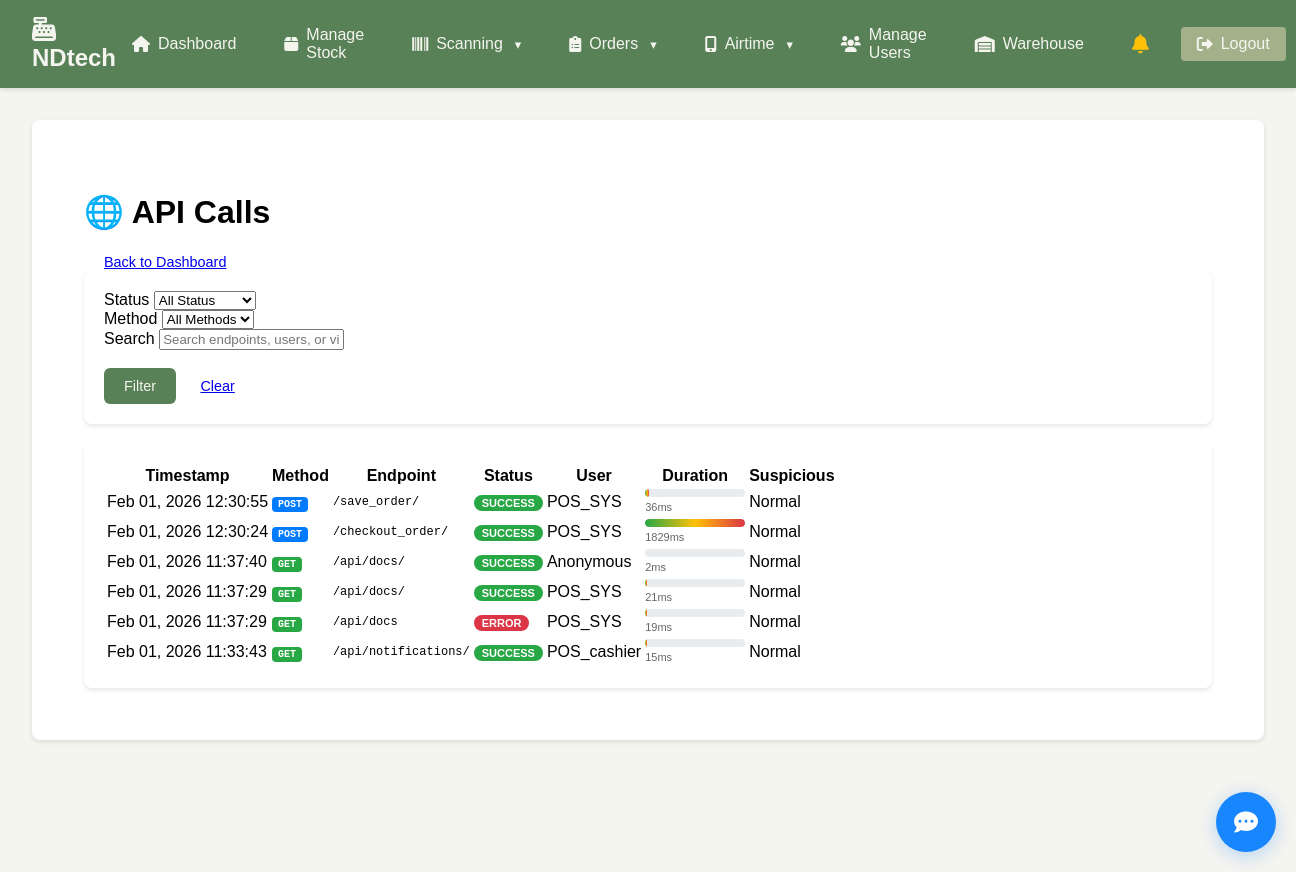
The app's page /audit/api-calls/ (signed in) with its own data.
### nano/models.py (models this page shows, shortened)
class APICallLog(models.Model):
    ENDPOINT_TYPES = [
        ('rest', 'REST API'),
        ('graphql', 'GraphQL'),
        ('internal', 'Internal API'),
        ('third_party', 'Third Party API'),
    ]
    STATUS_CHOICES = [
        ('success', 'Success'),
        ('error', 'Error'),
        ('timeout', 'Timeout'),
        ('rate_limited', 'Rate Limited'),
        ('unauthorized', 'Unauthorized'),
        ('forbidden', 'Forbidden'),
    ]
    user = models.ForeignKey(User, on_delete=models.SET_NULL, null=True, blank=True, related_name='api_logs')
    endpoint_type = models.CharField(max_length=15, choices=ENDPOINT_TYPES)
    method = models.CharField(max_length=10)  # GET, POST, PUT, DELETE, etc.
    endpoint = models.URLField()
    view_name = models.CharField(max_length=100, blank=True)
    request_headers = models.JSONField(default=dict)
    request_body = models.TextField(blank=True)
    query_params = models.JSONField(default=dict)
    status_code = models.PositiveIntegerField()
    status = models.CharField(max_length=15, choices=STATUS_CHOICES)
    response_headers = models.JSONField(default=dict)
    response_body = models.TextField(blank=True)
    duration_ms = models.PositiveIntegerField(null=True, blank=True)
    db_query_count = models.PositiveIntegerField(default=0)
    memory_usage_mb = models.DecimalField(max_digits=8, decimal_places=2, null=True, blank=True)
    ip_address = models.GenericIPAddressField(null=True, blank=True)
    user_agent = models.TextField(blank=True)
    api_key_used = models.CharField(max_length=100, blank=True)
    authentication_method = models.CharField(max_length=50, blank=True)
    is_suspicious = models.BooleanField(default=False)
    security_flags = models.JSONField(default=list, help_text="List of security concerns detected")
    created_at = models.DateTimeField(auto_now_add=True)
    class Meta:
        ordering = ['-created_at']
        indexes = [
            models.Index(fields=['endpoint', 'method', 'created_at']),
            models.Index(fields=['user', 'created_at']),
            models.Index(fields=['status_code', 'created_at']),
            models.Index(fields=['is_suspicious', 'created_at']),
            models.Index(fields=['duration_ms', 'created_at']),
        ]

### nano/views_audit_dashboard.py (the view)
# urls.py: path('audit/api-calls/', views_audit_dashboard.api_calls_view, name='api_calls'),
@login_required
@user_passes_test(is_admin_or_manager)
def api_calls_view(request):
    page = request.GET.get('page', 1)
    status = request.GET.get('status', '')
    method = request.GET.get('method', '')
    search = request.GET.get('search', '')
    calls = APICallLog.objects.select_related('user').order_by('-created_at')
    if status:
        calls = calls.filter(status=status)
    if method:
        calls = calls.filter(method=method)
    if search:
        calls = calls.filter(
            Q(endpoint__icontains=search) |
            Q(user__username__icontains=search) |
            Q(view_name__icontains=search)
        )
    paginator = Paginator(calls, 50)
    calls_page = paginator.get_page(page)
    context = {
        'calls': calls_page,
        'status_choices': APICallLog.STATUS_CHOICES,
        'methods': ['GET', 'POST', 'PUT', 'DELETE', 'PATCH'],
        'current_filters': {
            'status': status,
            'method': method,
            'search': search,
        },
        'page_title': 'API Calls',
    }
    return render(request, 'nano/api_calls.html', context)

### nano/authentication.py (called while the page is built)
    def get_user(self, user_id):
        try:
            user = User.objects.get(pk=user_id)
            if not user.is_active:
                return None
            try:
                user_profile = UserProfile.objects.get(user=user)
                if not user_profile.is_active:
                    return None
            except UserProfile.DoesNotExist:
                pass
            return user
        except User.DoesNotExist:
            return None

### nano/views_audit_dashboard.py (called while the page is built)
def is_admin_or_manager(user):
    if not user.is_authenticated:
        return False
    try:
        profile = user.userprofile
        return profile.role in ['admin', 'manager', 'superuser']
    except UserProfile.DoesNotExist:
        return user.is_staff or user.is_superuser

### nano/templates/nano/api_calls.html (shortened to what this page needs)
{% extends "nano/base.html" %}
{% load static %}
{% block content %}
<div class="api-calls">
    <div class="d-flex justify-content-between align-items-center mb-4">
        <h1>🌐 API Calls</h1>
        <a href="{% url 'nano:audit_dashboard' %}" class="btn btn-outline-primary">Back to Dashboard</a>
    </div>
    <div class="filters-section">
        <form method="get" class="row g-3">
            <div class="col-md-2">
                <label for="status" class="form-label">Status</label>
                <select name="status" id="status" class="form-select">
                    <option value="">All Status</option>
                </select>
            </div>
            <div class="col-md-2">
                <label for="method" class="form-label">Method</label>
                <select name="method" id="method" class="form-select">
                    <option value="">All Methods</option>
                </select>
            </div>
            <div class="col-md-5">
                <label for="search" class="form-label">Search</label>
                <input type="text" name="search" id="search" class="form-control"
                       value="{{ current_filters.search }}" placeholder="Search endpoints, users, or views...">
            </div>
            <div class="col-md-3">
                <label class="form-label">&nbsp;</label>
                <div>
                    <button type="submit" class="btn btn-primary me-2">Filter</button>
                    <a href="{% url 'nano:api_calls' %}" class="btn btn-outline-secondary">Clear</a>
                </div>
            </div>
        </form>
    </div>
    <div class="calls-table">
        {% if calls %}
        <div class="table-responsive">
            <table class="table table-striped">
                <thead>
                    <tr>
                        <th>Timestamp</th>
                        <th>Method</th>
                        <th>Endpoint</th>
                        <th>Status</th>
                        <th>User</th>
                        <th>Duration</th>
                        <th>Suspicious</th>
                    </tr>
                </thead>
                <tbody>
                    {% for call in calls %}
                    <tr>
                        <td>{{ call.created_at|date:"M d, Y H:i:s" }}</td>
                        <td>
                            <span class="method-badge method-{{ call.method|lower }}">
                                {{ call.method }}
                            </span>
                        </td>
                        <td class="endpoint-details" title="{{ call.endpoint }}">
                            {{ call.endpoint|truncatechars:40 }}
                        </td>
                        <td>
                            <span class="status-badge status-{{ call.status }}">
                                {{ call.get_status_display }}
                            </span>
                        </td>
                        <td class="user-info">
                            {% if call.user %}
                                {{ call.user.username }}
                            {% else %}
                                Anonymous
                            {% endif %}
                        </td>
                        <td>
                            <div class="d-flex align-items-center">
                                <div class="duration-bar me-2">
                                    <div class="duration-fill" data-duration="{{ call.duration_ms|default:0 }}"></div>
                                </div>
                                <span class="duration-text">{{ call.duration_ms|default:0 }}ms</span>
                            </div>
                        </td>
                        <td>
                            {% if call.is_suspicious %}
                                <span class="suspicious-indicator">Suspicious</span>
                            {% else %}
                                <span class="text-muted">Normal</span>
                            {% endif %}
                        </td>
                    </tr>
                    {% endfor %}
                </tbody>
            </table>
        </div>
        {% else %}
        <div class="text-center py-5">
            <h5>No API calls found</h5>
            <p class="text-muted">Try adjusting your filters or check back later.</p>
        </div>
        {% endif %}
    </div>
</div>
{% endblock %}

### nano/static/nano/styles.css (style rules this page uses)
body { font-family: Arial, sans-serif; margin: 0; padding: 0; background-color: #f5f5f0; }

### nano/static/nano/notifications.css (style rules this page uses)
.btn { padding: 10px 20px; border: none; border-radius: 6px; cursor: pointer; font-size: 0.9rem; transition: all 0.2s ease; }
.btn-primary { background: #588157; color: #f5f5f0; }

### nano/templates/nano/api_calls.html (style rules this page uses)
.api-calls { padding: 20px; }
.filters-section { background: white; border-radius: 8px; padding: 20px; box-shadow: 0 2px 4px rgba(0,0,0,0.1); margin-bottom: 20px; }
.calls-table { background: white; border-radius: 8px; padding: 20px; box-shadow: 0 2px 4px rgba(0,0,0,0.1); }
.table { margin-bottom: 0; }
.status-badge { padding: 2px 8px; border-radius: 12px; font-size: 11px; text-transform: uppercase; font-weight: bold; }
.status-success { background: #28a745; color: white; }
.status-error { background: #dc3545; color: white; }
.method-badge { padding: 2px 6px; border-radius: 4px; font-size: 10px; font-weight: bold; font-family: monospace; }
.method-get { background: #28a745; color: white; }
.method-post { background: #007bff; color: white; }
.endpoint-details { max-width: 250px; white-space: nowrap; overflow: hidden; text-overflow: ellipsis; font-family: monospace; font-size: 12px; }
.duration-bar { width: 100px; height: 8px; background: #e9ecef; border-radius: 4px; overflow: hidden; position: relative; }
.duration-fill { height: 100%; background: linear-gradient(90deg, #28a745, #ffc107, #dc3545); border-radius: 4px; }
.duration-text { font-size: 11px; color: #666; }
.user-info { max-width: 120px; white-space: nowrap; overflow: hidden; text-overflow: ellipsis; }

### records on screen
APICallLog: created_at "Feb 01, 2026 12:30:55", method "POST", endpoint "/save_order/", status "SUCCESS", user.username "POS_SYS", duration_ms "36", is_suspicious "Normal"
APICallLog: created_at "Feb 01, 2026 12:30:24", method "POST", endpoint "/checkout_order/", status "SUCCESS", user.username "POS_SYS", duration_ms "1829", is_suspicious "Normal"
APICallLog: created_at "Feb 01, 2026 11:37:40", method "GET", endpoint "/api/docs/", status "SUCCESS", shows "Anonymous", duration_ms "2", is_suspicious "Normal"
APICallLog: created_at "Feb 01, 2026 11:37:29", method "GET", endpoint "/api/docs/", status "SUCCESS", user.username "POS_SYS", duration_ms "21", is_suspicious "Normal"
APICallLog: created_at "Feb 01, 2026 11:37:29", method "GET", endpoint "/api/docs", status "ERROR", user.username "POS_SYS", duration_ms "19", is_suspicious "Normal"
APICallLog: created_at "Feb 01, 2026 11:33:43", method "GET", endpoint "/api/notifications/", status "SUCCESS", user.username "POS_cashier", duration_ms "15", is_suspicious "Normal"
